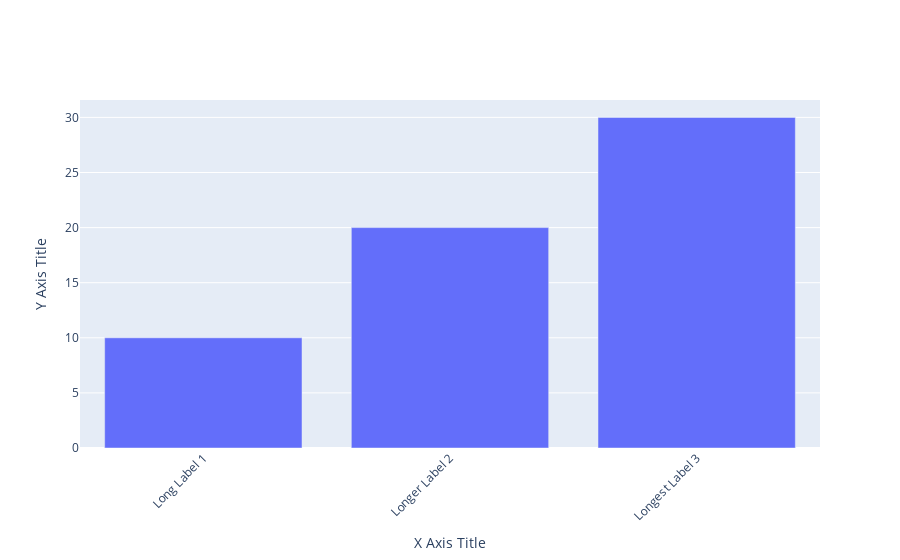

Notebook cell for this chart:
### Code cell
import plotly.graph_objs as go

fig = go.Figure(go.Bar(
    x=['Long Label 1', 'Longer Label 2', 'Longest Label 3'],
    y=[10, 20, 30]
))

fig.update_layout(
    xaxis_title="X Axis Title",
    yaxis_title="Y Axis Title",
    xaxis_tickangle=-45  # Rotate labels
)

fig.show()

### Figure 1 — Plotly figure (JSON) as saved in the notebook; plotly's stock layout.template omitted (floating-point values rounded to 4 significant figures)
{"data": [{"type": "bar", "x": ["Long Label 1", "Longer Label 2", "Longest Label 3"], "y": [10, 20, 30]}], "layout": {"xaxis": {"tickangle": -45, "title": {"text": "X Axis Title"}}, "yaxis": {"title": {"text": "Y Axis Title"}}}}
